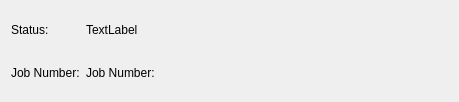
<ui version="4.0" >
 <class>DlgStatusMessageBase</class>
 <widget class="QDialog" name="DlgStatusMessageBase" >
  <property name="geometry" >
   <rect>
    <x>0</x>
    <y>0</y>
    <width>459</width>
    <height>102</height>
   </rect>
  </property>
  <property name="windowTitle" >
   <string>Dialog</string>
  </property>
  <layout class="QHBoxLayout" >
   <item>
    <layout class="QVBoxLayout" >
     <item>
      <widget class="QLabel" name="labelTopLeft" >
       <property name="text" >
        <string>Status:</string>
       </property>
      </widget>
     </item>
     <item>
      <widget class="QLabel" name="labelBottomLeft" >
       <property name="text" >
        <string>Job Number:</string>
       </property>
      </widget>
     </item>
    </layout>
   </item>
   <item>
    <layout class="QVBoxLayout" >
     <item>
      <widget class="QLabel" name="labelTopRight" >
       <property name="text" >
        <string>TextLabel</string>
       </property>
      </widget>
     </item>
     <item>
      <layout class="QHBoxLayout" >
       <item>
        <widget class="QLabel" name="labelBottomRight" >
         <property name="text" >
          <string>Job Number:</string>
         </property>
        </widget>
       </item>
       <item>
        <spacer>
         <property name="orientation" >
          <enum>Qt::Horizontal</enum>
         </property>
         <property name="sizeHint" >
          <size>
           <width>40</width>
           <height>20</height>
          </size>
         </property>
        </spacer>
       </item>
      </layout>
     </item>
    </layout>
   </item>
  </layout>
 </widget>
 <resources/>
 <connections/>
</ui>
